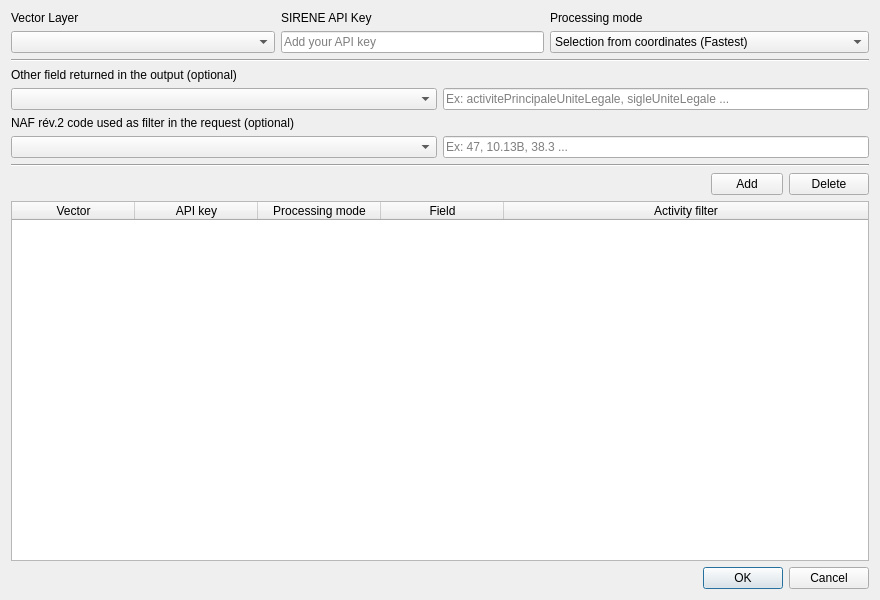
<?xml version="1.0" encoding="UTF-8"?>
<ui version="4.0">
 <class>Request_API_SIRENE</class>
 <widget class="QDialog" name="Request_API_SIRENE">
  <property name="geometry">
   <rect>
    <x>0</x>
    <y>0</y>
    <width>880</width>
    <height>600</height>
   </rect>
  </property>
  <property name="sizePolicy">
   <sizepolicy hsizetype="Preferred" vsizetype="Preferred">
    <horstretch>100</horstretch>
    <verstretch>100</verstretch>
   </sizepolicy>
  </property>
  <property name="minimumSize">
   <size>
    <width>880</width>
    <height>600</height>
   </size>
  </property>
  <property name="maximumSize">
   <size>
    <width>2000</width>
    <height>1363</height>
   </size>
  </property>
  <property name="windowTitle">
   <string>Siret located within polygon</string>
  </property>
  <property name="autoFillBackground">
   <bool>false</bool>
  </property>
  <layout class="QVBoxLayout" name="verticalLayout_9">
   <item>
    <layout class="QGridLayout" name="gridLayout_9">
     <item row="1" column="1">
      <widget class="QLineEdit" name="lineEdit_api_key">
       <property name="sizePolicy">
        <sizepolicy hsizetype="Minimum" vsizetype="Fixed">
         <horstretch>0</horstretch>
         <verstretch>0</verstretch>
        </sizepolicy>
       </property>
       <property name="maximumSize">
        <size>
         <width>16777215</width>
         <height>16777215</height>
        </size>
       </property>
       <property name="text">
        <string/>
       </property>
       <property name="placeholderText">
        <string>Add your API key</string>
       </property>
      </widget>
     </item>
     <item row="1" column="0">
      <widget class="QComboBox" name="comboBox_layer_QGIS">
       <property name="sizePolicy">
        <sizepolicy hsizetype="Minimum" vsizetype="Fixed">
         <horstretch>0</horstretch>
         <verstretch>0</verstretch>
        </sizepolicy>
       </property>
       <property name="maximumSize">
        <size>
         <width>16777215</width>
         <height>16777215</height>
        </size>
       </property>
       <property name="baseSize">
        <size>
         <width>0</width>
         <height>0</height>
        </size>
       </property>
       <property name="editable">
        <bool>false</bool>
       </property>
       <property name="currentText">
        <string/>
       </property>
       <property name="currentIndex">
        <number>-1</number>
       </property>
       <property name="placeholderText">
        <string>-- Select your vector layer --</string>
       </property>
      </widget>
     </item>
     <item row="0" column="0">
      <widget class="QLabel" name="label_layer_QGIS">
       <property name="text">
        <string>Vector Layer</string>
       </property>
       <property name="buddy">
        <cstring>comboBox_layer_QGIS</cstring>
       </property>
      </widget>
     </item>
     <item row="0" column="1">
      <widget class="QLabel" name="label_API_key">
       <property name="text">
        <string>SIRENE API Key</string>
       </property>
      </widget>
     </item>
     <item row="1" column="2">
      <widget class="QComboBox" name="comboBox_processing">
       <property name="sizePolicy">
        <sizepolicy hsizetype="Minimum" vsizetype="Fixed">
         <horstretch>0</horstretch>
         <verstretch>0</verstretch>
        </sizepolicy>
       </property>
       <item>
        <property name="text">
         <string>Selection from coordinates (Fastest)</string>
        </property>
       </item>
       <item>
        <property name="text">
         <string>Selection from address</string>
        </property>
       </item>
       <item>
        <property name="text">
         <string>Selection from coordinates + address (Most accurate)</string>
        </property>
       </item>
      </widget>
     </item>
     <item row="0" column="2">
      <widget class="QLabel" name="label_processing">
       <property name="text">
        <string>Processing mode</string>
       </property>
      </widget>
     </item>
    </layout>
   </item>
   <item>
    <widget class="Line" name="line">
     <property name="orientation">
      <enum>Qt::Horizontal</enum>
     </property>
    </widget>
   </item>
   <item>
    <layout class="QGridLayout" name="gridLayout">
     <property name="sizeConstraint">
      <enum>QLayout::SetDefaultConstraint</enum>
     </property>
     <item row="1" column="0">
      <widget class="QComboBox" name="comboBox_filed">
       <property name="sizePolicy">
        <sizepolicy hsizetype="Minimum" vsizetype="Fixed">
         <horstretch>0</horstretch>
         <verstretch>0</verstretch>
        </sizepolicy>
       </property>
      </widget>
     </item>
     <item row="1" column="1">
      <widget class="QLineEdit" name="lineEdit_field">
       <property name="enabled">
        <bool>true</bool>
       </property>
       <property name="sizePolicy">
        <sizepolicy hsizetype="Preferred" vsizetype="Fixed">
         <horstretch>0</horstretch>
         <verstretch>0</verstretch>
        </sizepolicy>
       </property>
       <property name="text">
        <string/>
       </property>
       <property name="placeholderText">
        <string>Ex: activitePrincipaleUniteLegale, sigleUniteLegale ...</string>
       </property>
      </widget>
     </item>
     <item row="0" column="0" colspan="2">
      <widget class="QLabel" name="label_field">
       <property name="text">
        <string>Other field returned in the output (optional)</string>
       </property>
      </widget>
     </item>
    </layout>
   </item>
   <item>
    <layout class="QGridLayout" name="gridLayout_4">
     <item row="1" column="0">
      <widget class="QComboBox" name="comboBox_activity">
       <property name="sizePolicy">
        <sizepolicy hsizetype="Minimum" vsizetype="Fixed">
         <horstretch>0</horstretch>
         <verstretch>0</verstretch>
        </sizepolicy>
       </property>
      </widget>
     </item>
     <item row="1" column="1">
      <widget class="QLineEdit" name="lineEdit_activity">
       <property name="sizePolicy">
        <sizepolicy hsizetype="Preferred" vsizetype="Fixed">
         <horstretch>0</horstretch>
         <verstretch>0</verstretch>
        </sizepolicy>
       </property>
       <property name="text">
        <string/>
       </property>
       <property name="placeholderText">
        <string>Ex: 47, 10.13B, 38.3 ...</string>
       </property>
      </widget>
     </item>
     <item row="0" column="0">
      <widget class="QLabel" name="label_activity">
       <property name="text">
        <string>NAF rév.2 code used as filter in the request (optional)</string>
       </property>
       <property name="wordWrap">
        <bool>true</bool>
       </property>
      </widget>
     </item>
    </layout>
   </item>
   <item>
    <widget class="Line" name="line_2">
     <property name="orientation">
      <enum>Qt::Horizontal</enum>
     </property>
    </widget>
   </item>
   <item>
    <layout class="QGridLayout" name="gridLayout_6">
     <item row="0" column="2">
      <widget class="QPushButton" name="pushButton_Effacer_ligne_table">
       <property name="text">
        <string>Delete</string>
       </property>
      </widget>
     </item>
     <item row="0" column="0">
      <spacer name="horizontalSpacer_5">
       <property name="orientation">
        <enum>Qt::Horizontal</enum>
       </property>
       <property name="sizeType">
        <enum>QSizePolicy::MinimumExpanding</enum>
       </property>
       <property name="sizeHint" stdset="0">
        <size>
         <width>700</width>
         <height>20</height>
        </size>
       </property>
      </spacer>
     </item>
     <item row="0" column="1">
      <widget class="QPushButton" name="pushButton_Ajouter_table">
       <property name="sizePolicy">
        <sizepolicy hsizetype="Preferred" vsizetype="Fixed">
         <horstretch>0</horstretch>
         <verstretch>0</verstretch>
        </sizepolicy>
       </property>
       <property name="minimumSize">
        <size>
         <width>30</width>
         <height>0</height>
        </size>
       </property>
       <property name="maximumSize">
        <size>
         <width>16777215</width>
         <height>16777215</height>
        </size>
       </property>
       <property name="layoutDirection">
        <enum>Qt::RightToLeft</enum>
       </property>
       <property name="text">
        <string>Add</string>
       </property>
      </widget>
     </item>
    </layout>
   </item>
   <item>
    <widget class="QTableWidget" name="tableWidget">
     <property name="sizeAdjustPolicy">
      <enum>QAbstractScrollArea::AdjustToContents</enum>
     </property>
     <property name="editTriggers">
      <set>QAbstractItemView::NoEditTriggers</set>
     </property>
     <property name="selectionBehavior">
      <enum>QAbstractItemView::SelectRows</enum>
     </property>
     <property name="horizontalScrollMode">
      <enum>QAbstractItemView::ScrollPerItem</enum>
     </property>
     <property name="showGrid">
      <bool>true</bool>
     </property>
     <attribute name="horizontalHeaderVisible">
      <bool>true</bool>
     </attribute>
     <attribute name="horizontalHeaderCascadingSectionResizes">
      <bool>true</bool>
     </attribute>
     <attribute name="horizontalHeaderMinimumSectionSize">
      <number>39</number>
     </attribute>
     <attribute name="horizontalHeaderDefaultSectionSize">
      <number>123</number>
     </attribute>
     <attribute name="horizontalHeaderHighlightSections">
      <bool>true</bool>
     </attribute>
     <attribute name="horizontalHeaderShowSortIndicator" stdset="0">
      <bool>false</bool>
     </attribute>
     <attribute name="horizontalHeaderStretchLastSection">
      <bool>true</bool>
     </attribute>
     <attribute name="verticalHeaderVisible">
      <bool>true</bool>
     </attribute>
     <attribute name="verticalHeaderCascadingSectionResizes">
      <bool>false</bool>
     </attribute>
     <attribute name="verticalHeaderDefaultSectionSize">
      <number>30</number>
     </attribute>
     <attribute name="verticalHeaderShowSortIndicator" stdset="0">
      <bool>false</bool>
     </attribute>
     <attribute name="verticalHeaderStretchLastSection">
      <bool>false</bool>
     </attribute>
     <column>
      <property name="text">
       <string>Vector</string>
      </property>
     </column>
     <column>
      <property name="text">
       <string>API key</string>
      </property>
     </column>
     <column>
      <property name="text">
       <string>Processing mode</string>
      </property>
     </column>
     <column>
      <property name="text">
       <string>Field</string>
      </property>
     </column>
     <column>
      <property name="text">
       <string>Activity filter</string>
      </property>
     </column>
    </widget>
   </item>
   <item>
    <layout class="QGridLayout" name="gridLayout_7"/>
   </item>
   <item>
    <widget class="QDialogButtonBox" name="button_box">
     <property name="locale">
      <locale language="English" country="UnitedStates"/>
     </property>
     <property name="orientation">
      <enum>Qt::Horizontal</enum>
     </property>
     <property name="standardButtons">
      <set>QDialogButtonBox::Cancel|QDialogButtonBox::Ok</set>
     </property>
    </widget>
   </item>
  </layout>
 </widget>
 <tabstops>
  <tabstop>tableWidget</tabstop>
 </tabstops>
 <resources/>
 <connections>
  <connection>
   <sender>button_box</sender>
   <signal>rejected()</signal>
   <receiver>Request_API_SIRENE</receiver>
   <slot>reject()</slot>
   <hints>
    <hint type="sourcelabel">
     <x>9</x>
     <y>568</y>
    </hint>
    <hint type="destinationlabel">
     <x>820</x>
     <y>560</y>
    </hint>
   </hints>
  </connection>
  <connection>
   <sender>button_box</sender>
   <signal>accepted()</signal>
   <receiver>Request_API_SIRENE</receiver>
   <slot>accept()</slot>
   <hints>
    <hint type="sourcelabel">
     <x>439</x>
     <y>574</y>
    </hint>
    <hint type="destinationlabel">
     <x>439</x>
     <y>299</y>
    </hint>
   </hints>
  </connection>
 </connections>
</ui>
